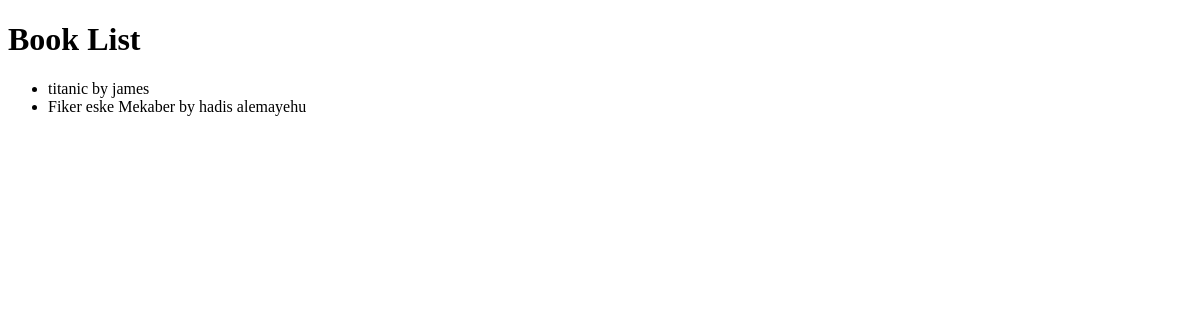
Before: /user/studentdashboard/booklist/ with the older database file.
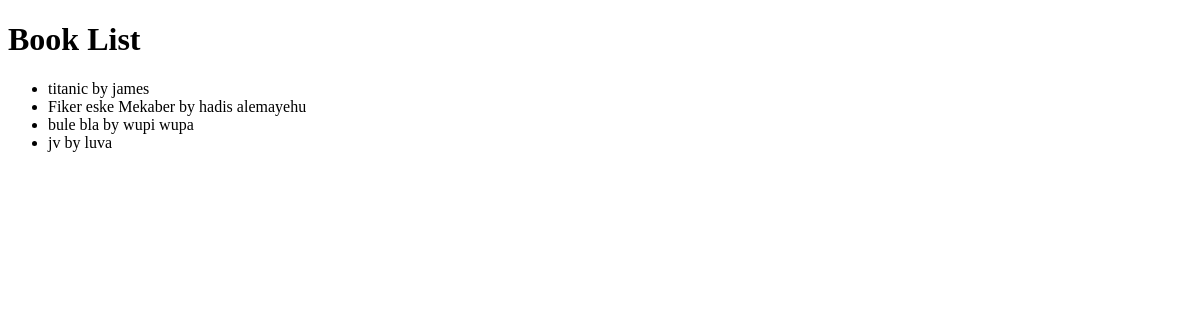
After: the same page with the newer database file.
### BookManagment/models.py (models this page shows, shortened)
class Book(models.Model):
    title = models.CharField(max_length=100)
    author = models.CharField(max_length=100)
    genre = models.CharField(max_length=50)
    status = models.CharField(max_length=10, choices=[('available', 'Available'), ('borrowed', 'Borrowed')], default='available')

### BookManagment/views.py (the view)
# urls.py: path('booklist/', views.book_list, name='book_list'),
def book_list(request):
    books = Book.objects.all()
    return render(request, 'book_list.html', {'books': books})

### BookManagment/Templates/book_list.html (shortened to what this page needs)
<!DOCTYPE html>
<html lang="en">
<head>
</head>
<body>
    <h1>Book List</h1>
    <ul>
        {% for book in books %}
            <li>{{ book.title }} by {{ book.author }}</li>
        {% endfor %}
    </ul>
</body>
</html>

Changed rows visible on the page:
added Book: title "bule bla", author "wupi wupa"
added Book: title "jv", author "luva"
